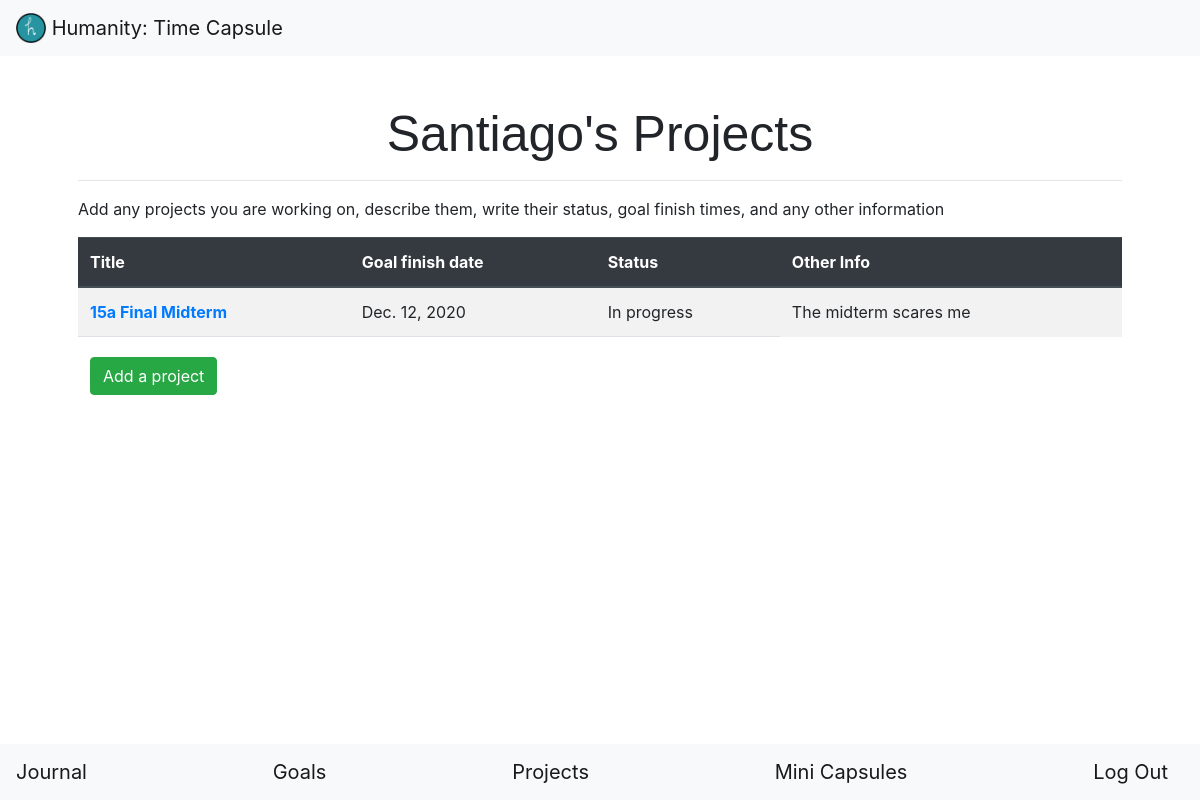
Page /projects/ (signed in) on the committed database.
### capsule/models.py (models this page shows, shortened)
class Project(models.Model):
    STATUS_CHOICES = [
        ('c', 'Completed'),
        ('i', 'In progess'),
        ('s', 'Stopped')
    ]
    user_id = models.IntegerField()
    title = models.CharField(max_length=64)
    description = models.TextField()
    finish_date = models.DateField()
    status = models.CharField(choices=STATUS_CHOICES, max_length=11)
    other_info = models.TextField()
    created = models.DateTimeField(auto_now_add=True, auto_now=False)
    class Meta:
        ordering = ('-created',)

### capsule/views.py (the view, shortened to what this page needs)
# urls.py: path('projects/', views.projects, name='projects'),
@login_required
def projects(request):
    projects = Project.objects.filter(user_id=request.user.pk)
    return render(request, 'capsule/projects.html', {
        'form': AddProject(),
        'projects': projects
    })

### capsule/templates/capsule/projects.html (shortened to what this page needs)
{% extends "capsule/layout.html" %}
{% load crispy_forms_tags %}
{% block pageHeader %}
    <h1>{{ user.first_name }}'s Projects</h1>
{% endblock %}
{% block body %}
    <p>Add any projects you are working on, describe them, write their status, goal finish times, and any other information</p>
    <table class="table table-striped">
        <thead class="thead-dark">
        <tr>
            <th scope="col">Title</th>
            <th scope="col">Goal finish date</th>
            <th scope="col">Status</th>
            <th scope="col">Other Info</th>
        </tr>
        </thead>
        <tbody>
            {% for project in projects %}
                <tr>
                    <th scope="row">
                        <a href="{% url 'capsule:view_project' project.pk %}">{{ project.title }}</a>
                    </th>
                    <td>{{ project.finish_date }}</td>
                    {% if project.status == 'i' %}
                        <td>In progress</td>
                    {% elif project.status == 'c' %}
                        <td>Completed!</td>
                    {% else %}
                        <td>Project stopped</td>
                    {% endif %}
                    <td>{{ project.other_info }}</td>
                </tr>
            {% endfor %}
        </tbody>
        <tfoot>
            <td colspan="3">
                <button type="button" class="btn btn-success mt-2" data-toggle="modal" data-target="#addProject">
                    Add a project
                </button>
            </td>
        </tfoot>
    </table>
{% endblock %}

### capsule/static/capsule/styles.css (style rules this page uses)
h1 { font-family: sans-serif; font-size: 50px; text-align: center; }

### rows in the picture
Project: title "15a Final Midterm", finish_date "Dec. 12, 2020", status "In progress", other_info "The midterm scares me"

### other values in the picture
{{ user.first_name }} "Santiago"
